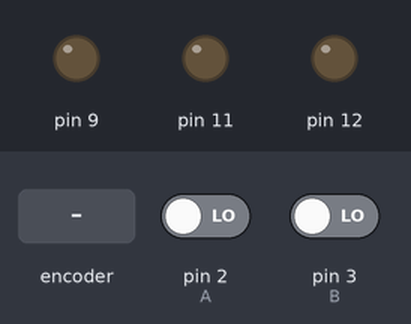
The sketch below on a simulated Arduino Uno, built with avr-gcc and run on an emulated ATmega328P. On the bench: output pins drawn as LEDs (lit = HIGH). The inputs (shaded band) are chosen by the test bench; at power-on: pin 2 (A) LOW, pin 3 (B) LOW.

Above: at 1.2 s.
1.3 s: rotary encoder on pin 2 (A) / pin 3 (B) turned 1 step (first pin leading)
At 2.6 s:
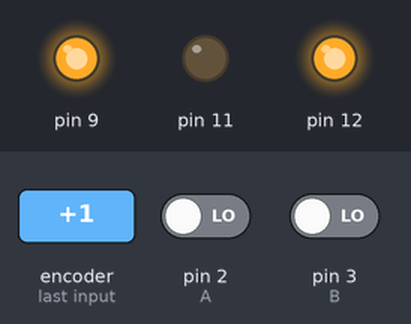
3.0 s: rotary encoder on pin 2 (A) / pin 3 (B) turned 2 steps (second pin leading)
At 3.9 s:
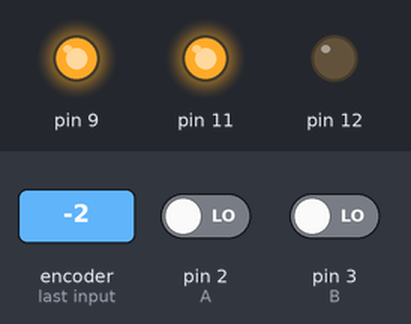
Timing chart, 0 to 6.0 s (numbered marks = the images above; inputs shaded):
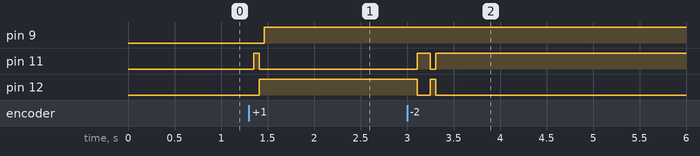

The sketch:

button.ino
```cpp
#include <arduino.h>

void Foreward();
void Inversion();
int A = 2 ;
int B = 3 ;

void setup()
{
    pinMode(A,INPUT);
    pinMode(B,INPUT);
    pinMode(9,OUTPUT);
    pinMode(11,OUTPUT);
    pinMode(12,OUTPUT);
    attachInterrupt(0,Foreward,RISING);
    attachInterrupt(1,Inversion,RISING);
}

void loop()
{
    delay(100);
}

void Foreward ()
{
    int i ;
    for ( i = 0; i <= 255; i=i+5)
    {
        digitalWrite(11,HIGH);
        digitalWrite(12,LOW);
        analogWrite(9,i);
        delay(10);
    }
    delay(1000);
}

void Inversion()
{
    int i ;
    for ( i = 0; i<= 255 ; i=i+5)
    {
        digitalWrite(11,LOW);
        digitalWrite(12,HIGH);
        analogWrite(9,i);
        delay(10);
    }
    delay(1000);
}
```

Measured:
- after the input at 1.3 s, pin 9: LOW → HIGH after 0.16 s; pin 11: LOW → HIGH after 0.05 s, → LOW 0.06 s later; pin 12: LOW → HIGH after 0.11 s
- after the input at 3.0 s, pin 11: LOW → HIGH after 0.11 s, → LOW 0.14 s later, → HIGH 0.06 s later; pin 12: HIGH → LOW after 0.11 s, → HIGH 0.14 s later, → LOW 0.06 s later
